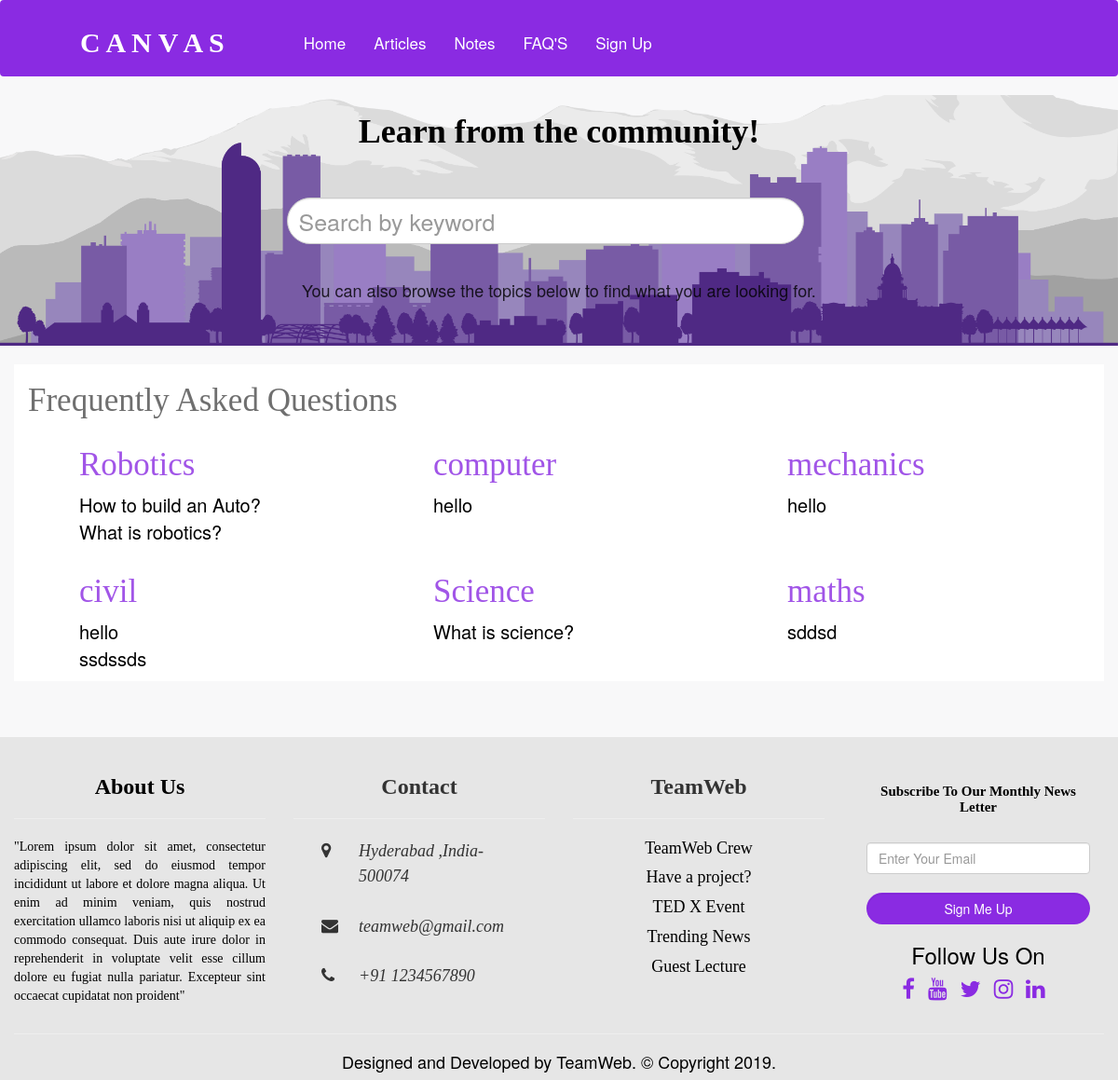
The app's page /faq.php with its own data.
### tables this page shows
CREATE TABLE `questions` (
  `qid` int(11) NOT NULL,
  `question` varchar(100) NOT NULL,
  `questionedby` varchar(30) NOT NULL,
  `qcat` varchar(50) NOT NULL
);

### faq.php (the view, shortened to what this page needs)
<?php
$con=mysqli_connect('localhost','root','','uploadf');
include 'header.php';
?>
<body style="background-color:#f8f8f9">
	<div class="container-fluid faq_image">
		<h1 class="text-center text_faq"><strong>Learn from the community!</strong></h1>
		<br>
		<br>
		<form class="form-vertical col-lg-6" action="faq.php" method="get">
			<input type="text" class="form-control keyword col-lg-offset-6" name="keyword" style="height:50px; font-size:25px" autocomplete="off"placeholder="Search by keyword" required align="center">
		</form>
		<br>
		<br>
		<br>
		<br>
		<h4 style="color:#000000; opacity:0.8" class="text-center">You can also browse the topics below to find what you are looking for.</h4>
		<br>
		<br>
	</div>
	<br>
	<div class="container" style="background-color:white">
		<?php
		if(!isset($_GET['keyword']))
		{
			echo '<h2 style="font-family:Calibri Light; font-size:35px; opacity:0.7">Frequently Asked Questions</h2>';
		}
		else
		{
			$text=$_GET['keyword'];
			echo '<h2 style="font-family:Calibri Light; font-size:35px; opacity:0.7"><strong>'.'Showing Results For "'.$text.'"'.'</strong></h2>'.'<br>';
		}
		?>
		<?php
		if(!isset($_GET['keyword']))
		{
			$sql="SELECT distinct qcat FROM questions";
			$res=mysqli_query($con,$sql);
			$i=0;
			while($row=mysqli_fetch_array($res))
			{
				if($i%3==1)
				{
					echo '<div class="row container-fluid">';
				}
				?>
					<div class="col-lg-4">
						<ul class="list">
							<h3 class="faq"><?php echo $row['qcat'];?></h3>
								<?php
								$qcat=$row['qcat'];
								$data="SELECT * FROM questions WHERE qcat='$qcat' ORDER BY question LIMIT 3";
								$res1=mysqli_query($con,$data);
								while($rowq=mysqli_fetch_array($res1))
								{
									?>
									<li><a class="faq_list" style="text-decoration:none" href="db.php?question=<?php echo $rowq['qid'];?>"><?php echo $rowq['question'];
									?></a></li>
									<?php
								}
								?>
						</ul>
					</div>
				<?php
				$i++;
				if($i%3==0)
				{
					echo '</div>';
				}
			}
		}
		?>
	</div>
	<br><br><br>
<?php
include 'footer.php';
?>
</body>
</html>

### header.php (style rules this page uses)
.faq_image { background-image:url(images/faq_back.png); background-size:cover; background-position:center; }
.text_faq { color:black; font-family:Bahnschrift Light; }
.keyword { border-radius:40px; }
.list { list-style-type:none; }
.faq { font-family:Calibri Light; color:#8a2be2; font-size:35px; opacity:0.8; }
.faq_list { text-decoration:none; font-size:20px; color:black; }

### records on screen
questions: question "How to build an Auto?"
questions: question "What is robotics?"
questions: question "hello"
questions: question "hello"
questions: question "hello"
questions: question "ssdssds"
questions: question "What is science?"
questions: question "sddsd"

### other values on screen
$row['qcat'] "Robotics"
$row['qcat'] "computer"
$row['qcat'] "mechanics"
$row['qcat'] "civil"
$row['qcat'] "Science"
$row['qcat'] "maths"
